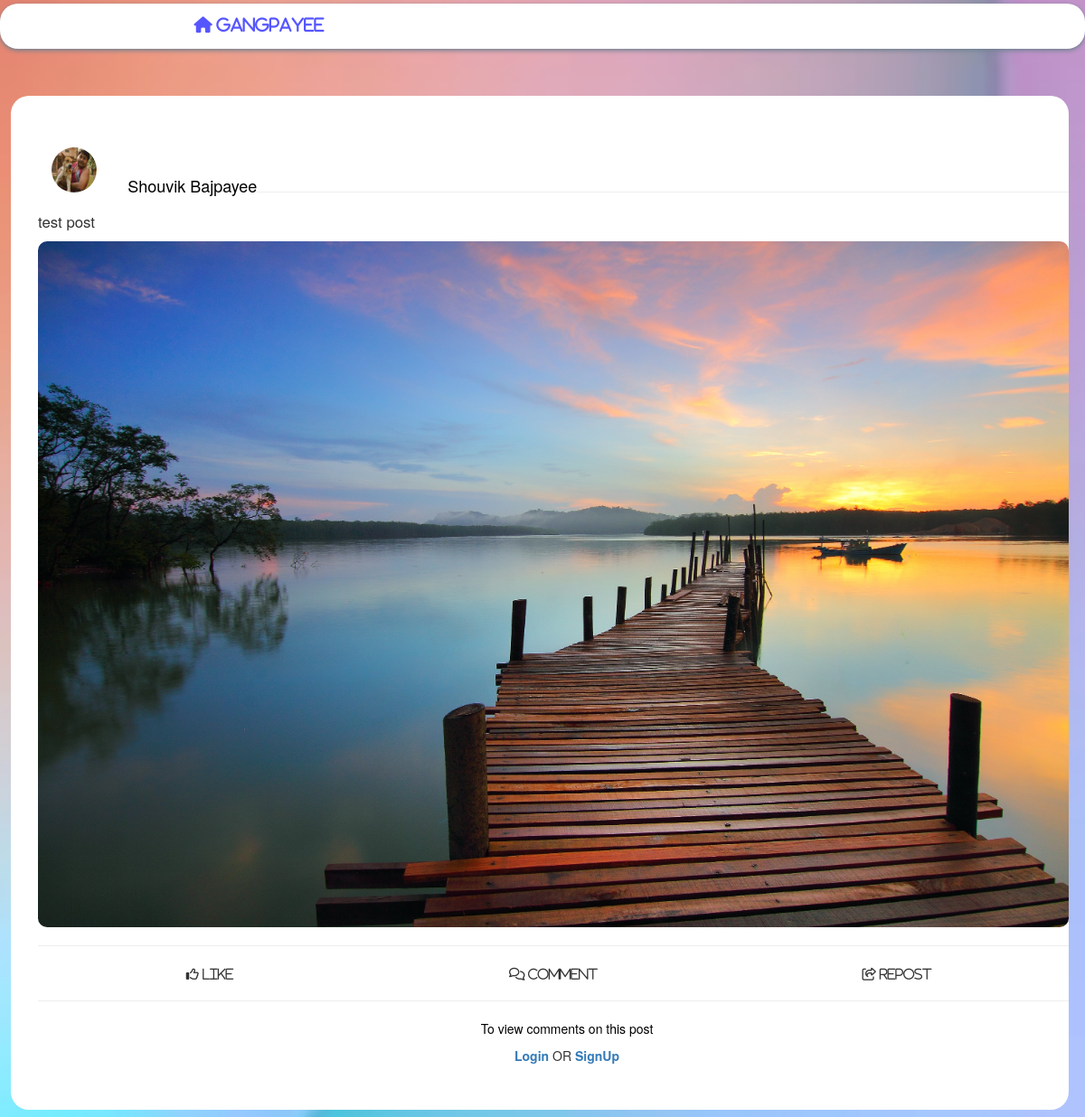
The page /post/30 on the database its author committed.
### tables this page shows
CREATE TABLE users(
            username VARCHAR2(50) PRIMARY KEY,
            firstname VARCHAR2(50) NOT NULL,
            lastname VARCHAR2(50) NOT NULL,
            email VARCHAR2(50) NOT NULL,
            phone VARCHAR2(13) NOT NULL,
            password VARCHAR2(100) NOT NULL,
            image VARCHAR2(150) DEFAULT 'defaultProfileImage.png'
        );

CREATE TABLE post(
            id INTEGER PRIMARY KEY AUTOINCREMENT,
            username VARCHAR2(1000),
            desc VARCHAR2(1000000000000000000),
            media VARCHAR2(1000)
        );

### app.py (the view)
@app.route("/post/<int:pid>")
def post(pid):
    if request.cookies.get('username'):
        user = request.cookies.get('username')
        post = postDB.getPost(pid)
        comments = commentDB.getComments(pid)
        likes = likeDB.getLikes(pid)
        likedUsers = likeDB.usersLiked(pid)
        no_likes = likes[0][0]
        liked = 0
        for i in range(len(likedUsers)):
            if user in likedUsers[i][0]:
                liked = 1
        postid = post[0][6]
        firstname = post[0][1]
        lastname = post[0][2]
        desc = post[0][4]
        image = post[0][0]
        name = firstname +' '+ lastname
        return render_template("post.html", liked=liked, no_likes=no_likes, post=post, user=user, firstname=firstname, lastname=lastname, postid=postid, comments=comments, desc=desc, image=image,name=name)
    else:
        post = postDB.getPost(pid)
        firstname = post[0][1]
        lastname = post[0][2]
        postid = post[0][6]
        return render_template("post2.html", post=post, firstname=firstname, lastname=lastname, postid=postid)

### postDB.py (called while the page is built)
def getPost(pid):
    db.execute("""
        SELECT u.image,u.firstname,u.lastname,p.username,p.desc,p.media,p.id FROM users AS u INNER JOIN post AS p ON (p.username=u.username) WHERE p.id={}
    """.format(pid))
    post = db.fetchall()
    return post

### templates/post2.html (shortened to what this page needs)
<!DOCTYPE html>
<html lang="en">
<head>
    <link rel="stylesheet" href="https://maxcdn.bootstrapcdn.com/bootstrap/3.4.0/css/bootstrap.min.css">
</head>
<body align="center">
    <nav id="navbar">
        <div id="title" class="container">
            <a href="/"><i class="fas fa-home" style="color: rgba(0, 0, 255, 0.664); margin-left: -55%;">
                    GangPayee</i></a>
        </div>
    </nav>
    <br><br>
    <div class="container" id="maindiv" style="background-color: white;">
        <br>
        <br>
        <div>
            {% for i in range(post|length) %}
            <div class="container" id="postContainer">
                <a href="/account/{{ post[i][3] }}">
                    <div class="container" style="margin-bottom: -3%; padding-top: 1%;">
                        <img src="/images/profilePics/{{ post[i][0] }}" alt="dp" id="postDp" style="float: left;">
                        <h4 style="color: black; float: left; margin-left: 3%; padding-top: 2%;">{{ post[i][1] }}
                            {{ post[i][2] }}</h4>
                    </div>
                </a>
                <hr>
                {% if post[i][4]|length %}
                <p style="font-size: 120%;" align="left">{{ post[i][4] }}</p>
                {% endif %}
                {% if post[i][5]|length %}
                {% if ((".mp4" in post[i][5]) or (".ogg" in post[i][5])) %}
                <video id="video" class="border" controls height="100%" width="100%" style="border-radius: 10px;">
                    <source src="/posts/postMedia/{{ post[i][5] }}" type="video/mp4" preload="auto">
                </video>
                {% elif ((".mp3" in post[i][5]) or (".ogg" in post[i][5])) %}
                <audio controls>
                    <source src="/posts/postMedia/{{ post[i][5] }}" type="audio/ogg">
                    <source src="/posts/postMedia/{{ post[i][5] }}" type="audio/mpeg">
                </audio>
                {% else %}
                <a href="/media/{{ post[i][5] }}">
                    <img src="/posts/postMedia/{{ post[i][5] }}" alt="media" width="100%" height="100%"
                        style="border-radius: 10px;">
                </a>
                {% endif %}
                {% endif %}
                <hr>
                <div class="container row">
                    <div class="col-sm-4 col-xs-4 container">
                        <i class="far fa-thumbs-up"> Like</i>
                    </div>
                    <div class="col-sm-4 col-xs-4 container">
                        <i class="far fa-comments"> Comment</i>
                    </div>
                    <div class="col-sm-4 col-xs-4 container">
                        <i class="far fa-share-square"> Repost</i>
                    </div>
                </div>
                <hr>
                <div class="container" id="commentSection">
                    <p style="color: black;">To view comments on this post</p>
                    <p><a><span style="font-weight: bold;" data-toggle="modal" data-target="#myModal">Login</span></a>
                        OR <a href="/signup"><span style="font-weight: bold;">SignUp</span></a></p>
                </div>
                <br>
            </div>
            {% endfor %}
        </div>
        <br>
    </div>
</body>
</html>

### templates/post2.html (style rules this page uses)
html { scroll-behavior: smooth; }
#navbar { background-color: white; height: 50px; box-shadow: 0px 2px 5px 0px slategray; text-decoration: none; -moz-border-radius: 20px; -webkit-border-radius: 20px; border-radius: 20px; }
#title { font-size: large; font-weight: 500; font-family: "Comic Sans MS", cursive, sans-serif; padding-top: 12px; color: rgb(0, 0, 255); }
#postDp { vertical-align: middle; width: 50px; height: 50px; border-radius: 50%; }
#postContainer { border-radius: 10px; padding-top: 6px; }
body { background-image: url('/images/bg.jpeg'); background-position: center; background-repeat: no-repeat; background-size: cover; background-attachment: fixed; }
#maindiv { text-decoration: none; -moz-border-radius: 20px; -webkit-border-radius: 20px; border-radius: 20px; margin: 1%; }

### rows shown on the page
users: image (picture), firstname "Shouvik", lastname "Bajpayee"
post: desc "test post", media (picture)
